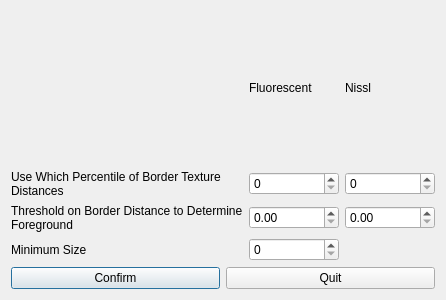
<?xml version="1.0" encoding="UTF-8"?>
<ui version="4.0">
 <class>MaskParametersGui</class>
 <widget class="QDialog" name="MaskParametersGui">
  <property name="geometry">
   <rect>
    <x>0</x>
    <y>0</y>
    <width>446</width>
    <height>300</height>
   </rect>
  </property>
  <property name="windowTitle">
   <string>Mask Detection Parameters</string>
  </property>
  <layout class="QGridLayout" name="gridLayout_2">
   <item row="0" column="0" colspan="2">
    <layout class="QGridLayout" name="gridLayout">
     <item row="3" column="2">
      <widget class="QSpinBox" name="spinBox_minSize">
       <property name="maximum">
        <number>10000</number>
       </property>
      </widget>
     </item>
     <item row="0" column="3">
      <widget class="QLabel" name="label_7">
       <property name="text">
        <string>Nissl</string>
       </property>
      </widget>
     </item>
     <item row="0" column="2">
      <widget class="QLabel" name="label_6">
       <property name="text">
        <string>Fluorescent</string>
       </property>
      </widget>
     </item>
     <item row="1" column="3">
      <widget class="QSpinBox" name="spinBox_trainDistPercentile_nissl"/>
     </item>
     <item row="1" column="2">
      <widget class="QSpinBox" name="spinBox_trainDistPercentile_fluoro"/>
     </item>
     <item row="2" column="3">
      <widget class="QDoubleSpinBox" name="spinBox_chi2Threshold_nissl"/>
     </item>
     <item row="2" column="0" colspan="2">
      <widget class="QLabel" name="label_2">
       <property name="text">
        <string>Threshold on Border Distance to Determine Foreground</string>
       </property>
       <property name="wordWrap">
        <bool>true</bool>
       </property>
      </widget>
     </item>
     <item row="1" column="0" colspan="2">
      <widget class="QLabel" name="label">
       <property name="text">
        <string>Use Which Percentile of Border Texture Distances</string>
       </property>
       <property name="wordWrap">
        <bool>true</bool>
       </property>
      </widget>
     </item>
     <item row="2" column="2">
      <widget class="QDoubleSpinBox" name="spinBox_chi2Threshold_fluoro"/>
     </item>
     <item row="3" column="0">
      <widget class="QLabel" name="label_3">
       <property name="text">
        <string>Minimum Size</string>
       </property>
      </widget>
     </item>
    </layout>
   </item>
   <item row="1" column="0">
    <widget class="QPushButton" name="button_confirmMaskParameters">
     <property name="text">
      <string>Confirm</string>
     </property>
    </widget>
   </item>
   <item row="1" column="1">
    <widget class="QPushButton" name="button_closeMaskParameters">
     <property name="text">
      <string>Quit</string>
     </property>
    </widget>
   </item>
  </layout>
 </widget>
 <resources/>
 <connections/>
</ui>
